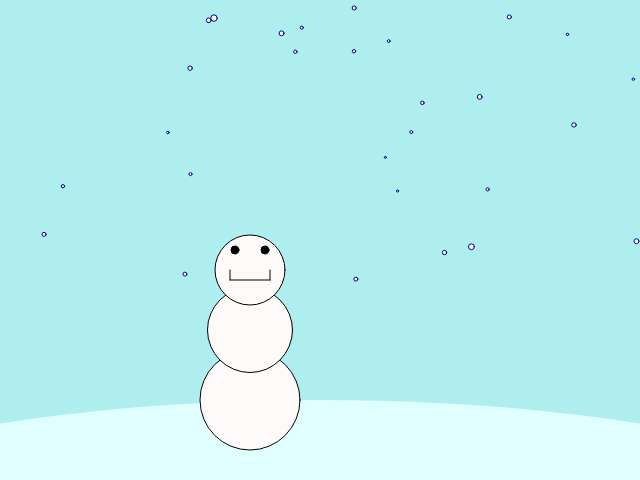
Frame 1 (no input)
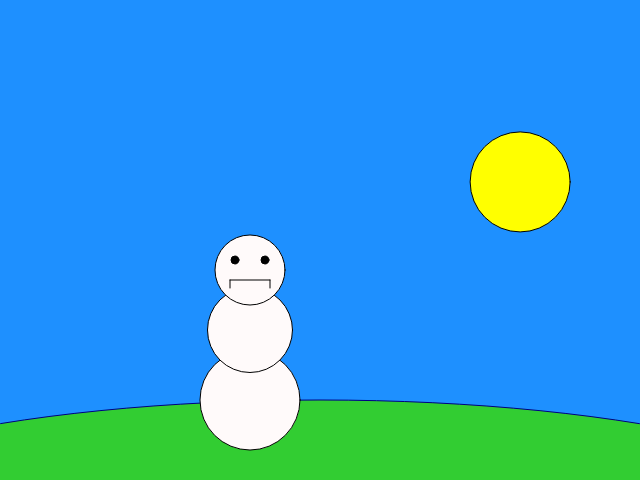
Frame 2 (the mouse pressed at the canvas centre, redrawn once)

The p5.js sketch that drew these frames (run headless with seeded random() and noise() and a simulated clock; the mouse was pressed at the canvas centre and the sketch redrawn once):

// p5.js sketch
// ── sketch.js
function setup() {
	createCanvas(640, 480);
	noStroke();

}

function draw() {

	var summerWinter = random(1);

	// draw background and snowman
	if (summerWinter < 0.5) {
		// Summer season
		background(30, 144, 255);
		fill(50, 205, 50);
		ellipse(320, 540, 1150, 280);

		// draw sad snowman
		stroke(0);

		fill(255, 250, 250);
		ellipse(250, 400, 100, 100)
		ellipse(250, 330, 85, 85)
		ellipse(250, 270, 70, 70)
		fill(0);
		ellipse(235, 260, 8, 8);
		ellipse(265, 260, 8, 8);
		line(230, 280, 270, 280);
		line(230, 280, 230, 288);
		line(270, 280, 270, 288);
	} else {
		// Winter Season
		background(175, 238, 238);
		fill(224, 255, 255);
		ellipse(320, 540, 1150, 280);

		//draw happy snowman

		stroke(0);

		fill(255, 250, 250);
		ellipse(250, 400, 100, 100)
		ellipse(250, 330, 85, 85)
		ellipse(250, 270, 70, 70)
		fill(0);
		ellipse(235, 250, 8, 8);
		ellipse(265, 250, 8, 8);
		line(230, 280, 270, 280);
		line(230, 280, 230, 270);
		line(270, 280, 270, 270);
	}



	// Sun
	if (summerWinter < 0.5) {
		fill(255, 255, 0);
		ellipse(random(320, 640), random(0, 280), 100, 100);
	}

	// snow!!!!
	if (summerWinter > 0.5) {
		fill(250, 250, 250);
		stroke(0, 0, 128);
		var snowflakes;
		snowflakes = random(4, 8);
		ellipse(random(0, 640), random(0, 280), snowflakes, snowflakes);
		snowflakes = random(2, 5);
		ellipse(random(0, 640), random(0, 280), snowflakes, snowflakes);
		snowflakes = random(2, 5);
		ellipse(random(0, 640), random(0, 280), snowflakes, snowflakes);
		snowflakes = random(2, 5);
		ellipse(random(0, 640), random(0, 280), snowflakes, snowflakes);
		snowflakes = random(2, 5);
		ellipse(random(0, 640), random(0, 280), snowflakes, snowflakes);
		snowflakes = random(2, 5);
		ellipse(random(0, 640), random(0, 280), snowflakes, snowflakes);
		snowflakes = random(2, 5);
		ellipse(random(0, 640), random(0, 280), snowflakes, snowflakes);
		snowflakes = random(4, 8);
		ellipse(random(0, 640), random(0, 280), snowflakes, snowflakes);
		snowflakes = random(2, 5);
		ellipse(random(0, 640), random(0, 280), snowflakes, snowflakes);
		snowflakes = random(2, 5);
		ellipse(random(0, 640), random(0, 280), snowflakes, snowflakes);
		snowflakes = random(2, 5);
		ellipse(random(0, 640), random(0, 280), snowflakes, snowflakes);
		snowflakes = random(2, 5);
		ellipse(random(0, 640), random(0, 280), snowflakes, snowflakes);
		snowflakes = random(2, 5);
		ellipse(random(0, 640), random(0, 280), snowflakes, snowflakes);
		snowflakes = random(2, 5);
		ellipse(random(0, 640), random(0, 280), snowflakes, snowflakes);
		snowflakes = random(4, 8);
		ellipse(random(0, 640), random(0, 280), snowflakes, snowflakes);
		snowflakes = random(2, 5);
		ellipse(random(0, 640), random(0, 280), snowflakes, snowflakes);
		snowflakes = random(2, 5);
		ellipse(random(0, 640), random(0, 280), snowflakes, snowflakes);
		snowflakes = random(2, 5);
		ellipse(random(0, 640), random(0, 280), snowflakes, snowflakes);
		snowflakes = random(2, 5);
		ellipse(random(0, 640), random(0, 280), snowflakes, snowflakes);
		snowflakes = random(2, 5);
		ellipse(random(0, 640), random(0, 280), snowflakes, snowflakes);
		snowflakes = random(2, 5);
		ellipse(random(0, 640), random(0, 280), snowflakes, snowflakes);
		snowflakes = random(4, 8);
		ellipse(random(0, 640), random(0, 280), snowflakes, snowflakes);
		snowflakes = random(2, 5);
		ellipse(random(0, 640), random(0, 280), snowflakes, snowflakes);
		snowflakes = random(2, 5);
		ellipse(random(0, 640), random(0, 280), snowflakes, snowflakes);
		snowflakes = random(2, 5);
		ellipse(random(0, 640), random(0, 280), snowflakes, snowflakes);
		snowflakes = random(2, 5);
		ellipse(random(0, 640), random(0, 280), snowflakes, snowflakes);
		snowflakes = random(2, 5);
		ellipse(random(0, 640), random(0, 280), snowflakes, snowflakes);
		snowflakes = random(2, 5);
		ellipse(random(0, 640), random(0, 280), snowflakes, snowflakes);

	}

	noLoop();

}
